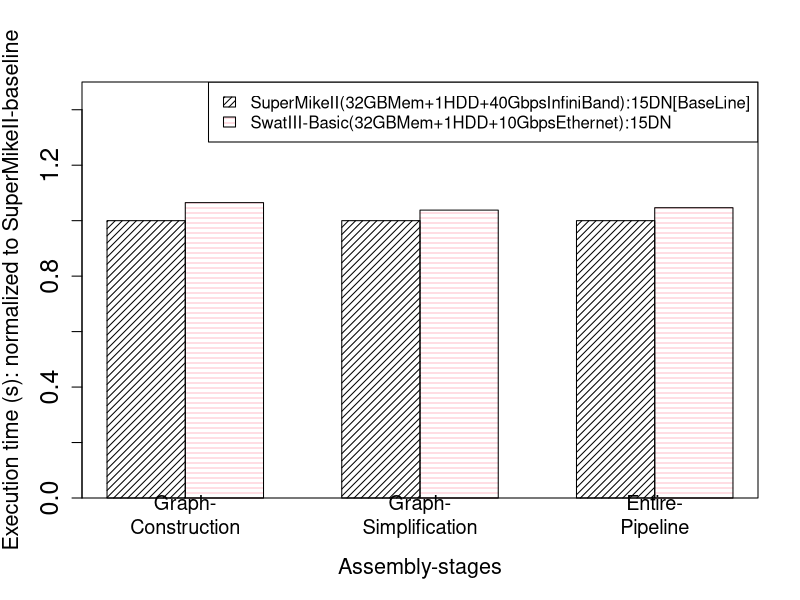

Write R code to recreate this figure.
#Where the file is saved
pdf("/home/hadoop/rough/MyGITProjects/PGA_EvaluationArchitecturePaper/Evaluation-architectures-for-big-data/LsuSamsungPaper/Figure/PerormanceData/Plots/Network.pdf", family="Times")

# Grouped Bar Plot
data <- read.csv(file="Network.csv",head=TRUE,sep=",")
print(data)
counts <- table(data$GraphConstruction, data$GraphSimplification)
x <- seq(10, 20, 30)
#print(counts)
#print(typeof(data$GraphConstruction))

#Plot for perf
#barplot(as.matrix(data), main="", ylim=c(0, 3), xlab="Assembly Stages",ylab="Execution-time normalized to SuperMikeII", names=c("Graph-\nConstruction", "Graph-\nSimplification", "Entire-\nPipeline"), col=c("black", "darkblue","blue", "darkred", "red", "darkgreen", "green", "magenta", "grey"), beside=TRUE, density=20, angle=c(45,0,0,30,30,135,135,90,135), cex.lab=1.8, cex.axis=1.5, cex.names=1.2)
#barplot(as.matrix(data), add=TRUE, main="", ylim=c(0, 5), xlab="Assembly Stages",ylab="Execution-time normalized to SuperMikeII", names=c("Graph-\nConstruction", "Graph-\nSimplification" ,"Entire-\nPipeline"), col=c("black", "darkblue","blue", "darkred", "red", "darkgreen", "green", "magenta", "grey"), beside=TRUE, density=20, angle=c(45,90,45,90,45,90,45,90,135), cex.lab=1.8, cex.axis=1.5, cex.names=1.2)
#legend("topright", legend = rownames(data), fill = c("black", "darkblue","blue", "darkred", "red", "darkgreen", "green", "magenta", "grey"), density=20, angle=c(45,0,0,30,30,135,135,90,135), ncol = 1, cex = 1)
#legend("topright", legend = rownames(data), fill = c("black", "darkblue","blue", "darkred", "red", "darkgreen", "green", "magenta", "grey"), density=20, angle=c(45,90,45,90,45,90,45,90,135), ncol = 1, cex = 1)
#box()

#Plot for perf (hum)
#barplot(as.matrix(data), main="", ylim=c(0, 1.5), xlab="Assembly Stages",ylab="Execution-time normalized to SuperMikeII", names=c("Graph-\nConstruction", "Graph-\nSimplification"), col=c("black", "darkblue","blue"), beside=TRUE, density=20, angle=c(45,0,0), cex.lab=1.8, cex.axis=1.5, cex.names=1.2)
#barplot(as.matrix(data), add=TRUE, main="", ylim=c(0, 1.5), xlab="Assembly Stages",ylab="Execution-time normalized to SuperMikeII", names=c("Graph-\nConstruction", "Graph-\nSimplification"), col=c("black", "darkblue","blue"), beside=TRUE, density=20, angle=c(45,90,45), cex.lab=1.8, cex.axis=1.5, cex.names=1.2)
#legend("topright", legend = rownames(data), fill = c("black", "darkblue","blue"), density=20, angle=c(45,0,0), ncol = 1, cex = 1)
#legend("topright", legend = rownames(data), fill = c("black", "darkblue","blue"), density=20, angle=c(45,90,45), ncol = 1, cex = 1)
#box()

#Plot for perf/$
#barplot(as.matrix(data), main="", ylim=c(0, 5), xlab="Assembly Stages",ylab="Performance/$ normalized to SuperMikeII", names=c("Graph-\nConstruction", "Graph-\nSimplification", "Entire-\nPipeline"), col=c("black", "darkblue","blue", "darkred", "red", "darkgreen", "green", "magenta", "grey"), beside=TRUE, density=20, angle=c(45,0,0,30,30,135,135,90,135), cex.lab=1.8, cex.axis=1.5, cex.names=1.2)
#barplot(as.matrix(data), add=TRUE, main="", ylim=c(0, 5), xlab="Assembly Stages",ylab="Performance/$ normalized to SuperMikeII", names=c("Graph-\nConstruction", "Graph-\nSimplification", "Entire-\nPipeline"), col=c("black", "darkblue","blue", "darkred", "red", "darkgreen", "green", "magenta", "grey"), beside=TRUE, density=20, angle=c(45,90,45,90,45,90,45,90,135), cex.lab=1.8, cex.axis=1.5, cex.names=1.2)
#legend("topleft", legend = rownames(data), fill = c("black", "darkblue","blue", "darkred", "red", "darkgreen", "green", "magenta", "grey"), density=20, angle=c(45,0,0,30,30,135,135,90,135), ncol = 1, cex = 1)
#legend("topleft", legend = rownames(data), fill = c("black", "darkblue","blue", "darkred", "red", "darkgreen", "green", "magenta", "grey"), density=20, angle=c(45,90,45,90,45,90,45,90,135), ncol = 1, cex = 1)
#box()

#Plot for perf/$ (hum)
#barplot(as.matrix(data), main="", ylim=c(0, 6), xlab="Assembly Stages",ylab="Performance/$: Normalized to SuperMikeII", names=c("Graph-\nConstruction", "Graph-\nSimplification"), col=c("black", "darkblue","blue"), beside=TRUE, density=20, angle=c(45,0,0), cex.lab=1.8, cex.axis=1.5, cex.names=1.2)
#barplot(as.matrix(data), add=TRUE, main="", ylim=c(0, 6), xlab="Assembly Stages",ylab="Performance/$: Normalized to SuperMikeII", names=c("Graph-\nConstruction", "Graph-\nSimplification"), col=c("black", "darkblue","blue"), beside=TRUE, density=20, angle=c(45,90,45), cex.lab=1.8, cex.axis=1.5, cex.names=1.2)
#legend("topleft", legend = rownames(data), fill = c("black", "darkblue","blue"), density=20, angle=c(45,0,0), ncol = 1, cex = 1)
#legend("topleft", legend = rownames(data), fill = c("black", "darkblue","blue"), density=20, angle=c(45,90,45), ncol = 1, cex = 1)
#box()

#plot for network
barplot(as.matrix(data), main="", ylim=c(0,1.5), xlab="Assembly-stages",ylab="Execution time (s): normalized to SuperMikeII-baseline", names=c("Graph-\nConstruction", "Graph-\nSimplification", "Entire-\nPipeline"), col=c("black","pink"), beside=TRUE, density=20, angle=c(45,180), cex.lab=1.3, cex.axis=1.5, cex.names=1.2)
legend("topright", legend = rownames(data), fill = c("black","pink"), density=20, angle=c(45,180), ncol = 1, cex = 1)
box()

#plot for SSD n Memory
#barplot(as.matrix(data), main="", ylim=c(0,1.5), xlab="Assembly-stages",ylab="Execution time (s): normalized to SuperMikeII-baseline", names=c("Graph-\nConstruction", "Graph-\nSimplification", "Entire-\nPipeline"), col=c("black","red", "magenta"), beside=TRUE, density=20, angle=c(45,135,90), cex.lab=1.3, cex.axis=1.5, cex.names=1.2)
#legend("topright", legend = rownames(data), fill = c("black","red", "magenta"), density=20, angle=c(45,135,90), ncol = 1, cex = 1)
#box()

#Plot for hdd ssd same datanode
#barplot(as.matrix(data), main="", xlab="Number and type of disks used per DataNode",ylab="Execution time (s)", names=c("1-HDD", "2-HDD", "4-HDD","1-SSD"), col=c("black","red","yellow","green"), beside=TRUE, density=20, angle=c(0,45,90,135), cex.lab=1.5, cex.axis=1.5, cex.names=1.5)
#box()
